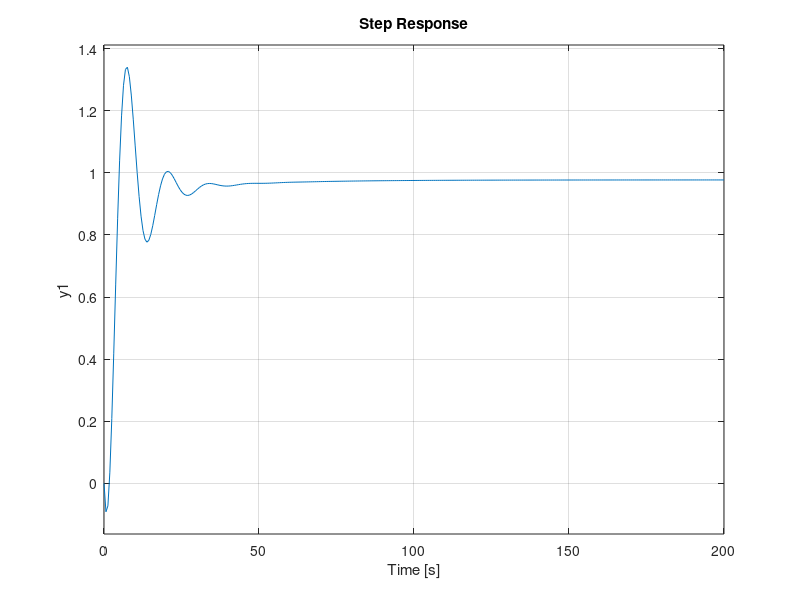

Here is the MATLAB script that generated this plot:
%% Exercise 4.1.1. 
% Use the procedure introduced in the basic course to construct a leadlag
% controller which eliminates the static control error for a step response in the reference
% signal.

s = tf('s')
G = 3*(1-s)/((5*s + 1)*(10*s+1));
bode(G)
% The phase margin should be 30deg at the cross-over frequency wc = 0.4 rad/s.

[m,p] = bode(G,0.4); %% vi vill att detta ska returnera 1 och 30 deg = 0.5235987756 rad

wc = 0.4;

%% Lead-lag parameters
K = 1/m;
bode(G*K)
beta  = 0.5;
tauD = 1/(wc*sqrt(beta));

Flead = K*(tauD*s + 1)/(beta*tauD*s + 1);
[m,p] =bode(Flead*G,0.4)
K = K/m
Flead = K*(tauD*s + 1)/(beta*tauD*s + 1);

[Gm,Pm,wp,wc] = margin(Flead*G);
%%
tauI = 10/wc;

T = minreal(feedback(G*Flead,1));
step(T)
S = feedback(1,G*Flead);
gamma = 0.14;

% lead-lag link
Flag = (tauI*s + 1)/(tauI*s + gamma);

L = Flead*Flag*G;

S = feedback(1,L);
T = minreal(feedback(L,1));

step(T)
[Gm,Pm,wp,wc] = margin(L)